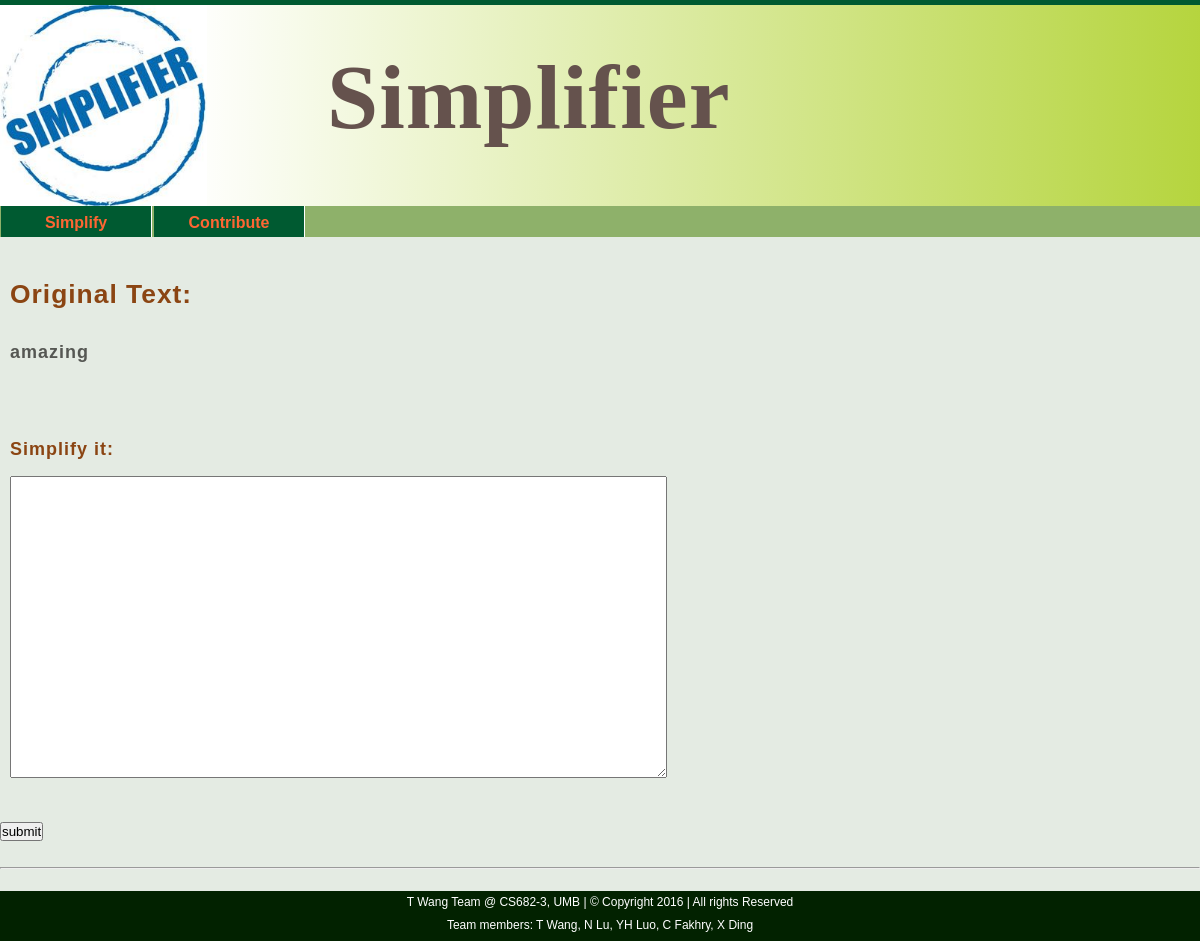
The page /add_simp/1/ on the database as committed earlier.
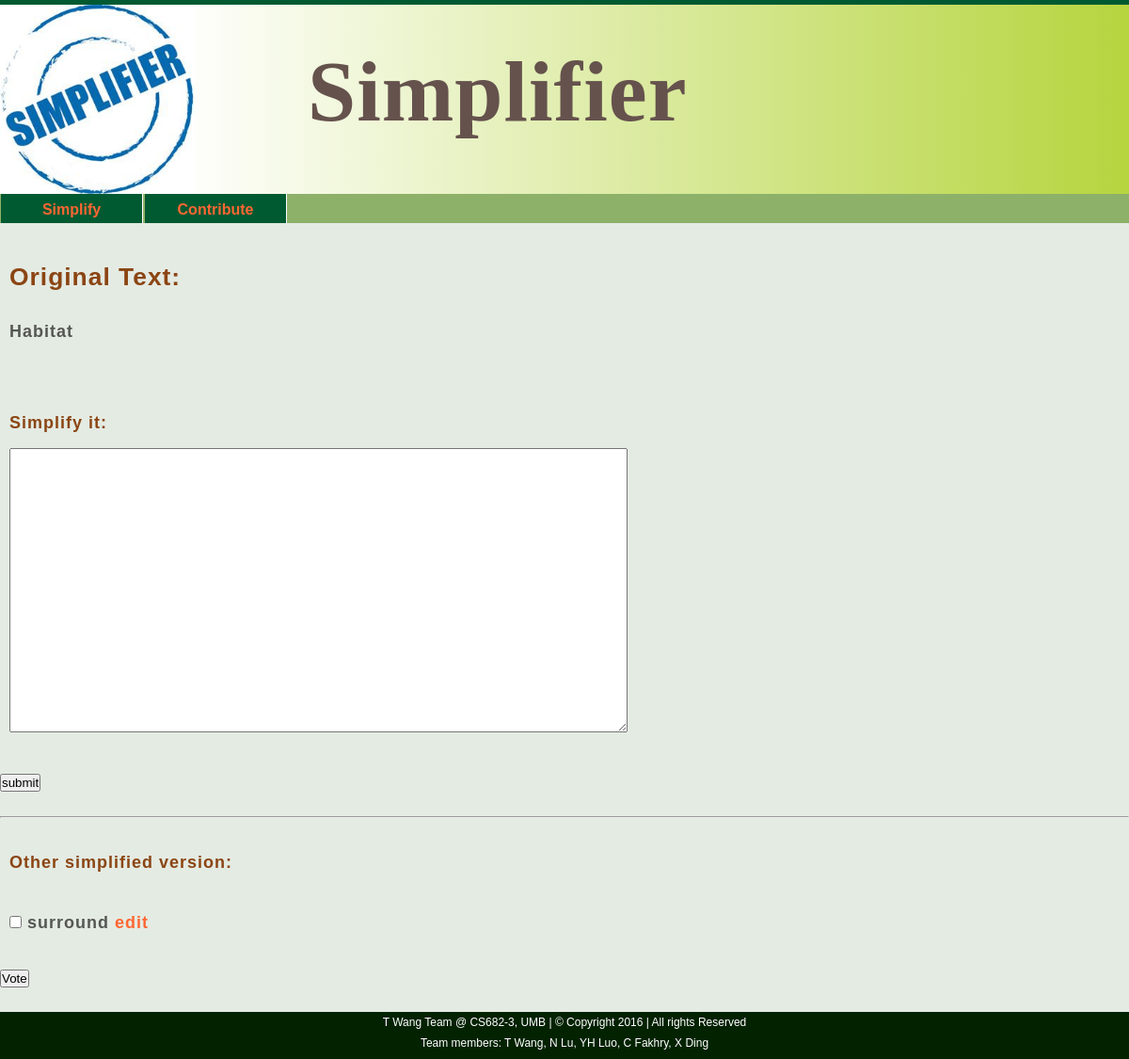
The same page on the database as committed later.
### translate/models.py (models this page shows, shortened)
class Original(models.Model):
    hard_text = models.TextField()

class Simple(models.Model):
    hard = models.ForeignKey(Original, on_delete=models.CASCADE)
    simple_text = models.TextField()

### translate/views.py (the view)
# urls.py: url(r'^add_simp/(?P<pk>\d+)/$', views.add_simp, name='add_simp'),
def add_simp(request, pk):
    orig = Original.objects.get(pk=pk)
    form = SimpForm()
    results = Simple.objects.filter(hard=pk)
    if request.method =="POST":
        if 'simple_text' in request.POST and request.POST["simple_text"]:
            simple_text = request.POST.get("simple_text")
            save_form = SimpForm(request.POST)
            if save_form.is_valid():
                simp = save_form.save(commit=False)
                simp.simple_text = simple_text
                simp.hard = orig
                simp.save()
                return render(request, 'add_simp.html', {'results': results, 'orig' : orig, 'form': form })
        elif 'votes' in request.POST and request.POST["votes"]:
            votes = request.POST.getlist("votes")
            for vote in votes:
                vote_form = VoteForm()
                simple=Simple.objects.get(hard=orig, simple_text=vote)
                try:
                    v = Vote.objects.get(hard=orig, simple=simple)
                    v.votes += 1
                    v.save()
                except Vote.DoesNotExist:
                    v = vote_form.save(commit=False)
                    v.hard=orig
                    v.simple=simple
                    v.votes=1
                    v.save()
            vote_result = Vote.objects.get(hard=orig, simple=simple)
            return render(request, 'add_simp.html', {'results': results, 'orig' : orig, 'form': form})
        else:
            return render(request, 'add_simp.html', {'results': results, 'orig' : orig, 'form': form})
    else:
        return render(request, 'add_simp.html', {'results': results, 'orig' : orig, 'form': form})

### translate/forms.py
class SimpForm(forms.ModelForm):
    simple_text = forms.CharField(widget=forms.Textarea(attrs={'rows':20, 'cols':80}), label='')
    class Meta:
        model = Simple
        exclude = ('hard',)

### templates/add_simp.html
{% extends 'base.html' %}
{% block content %} <br/>
<h1 id="h1_contribute">Original Text:</h1><br/><br/>
<h2>{{ orig.hard_text }}</h2><br/>
<form method="POST" >{% csrf_token %}
    <label for="id_simple_text"><h2 id="h3_color">Simplify it:</h2></label>
    {{ form.as_p }}<br/>
    <input type="submit" value="submit"  />
</form><br /><HR/>
{% if results %}
<form name="vote for results" method="POST" >{% csrf_token %}
    <label for="vote"><h2 id="h3_color">Other simplified version:</h2></label>
    {% for result in results %}
    <h3><input type="checkbox" value={{ result.simple_text }} name="votes" id="vote">  {{ result.simple_text }}   </input><a href="{% url 'edit_simp' pk=result.id %}">edit</a></h3>
    {% endfor %}
    <br/>
    <input type="submit" value="Vote" />
</form>
{% endif %}
<br/>
{% endblock content %}

Rows that differ between the two databases and show on the page:
changed Original: hard_text "amazing" → "Habitat"
now on this page (row edited): Simple: simple_text "surround"
Other text that changed with them:
form field value: (not shown) → "Vote"
text now shown: "Other simplified version:"
